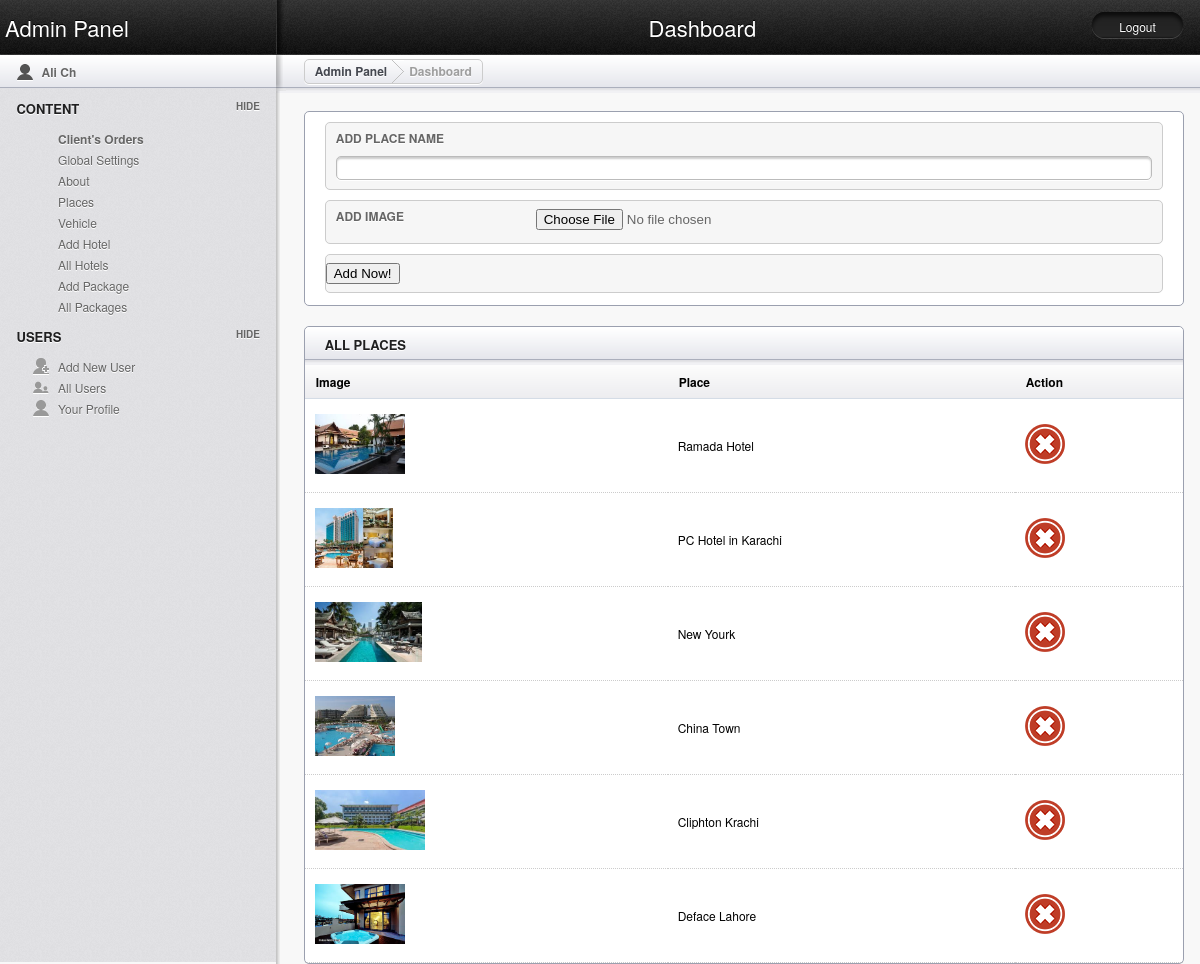
Screenshot of /admin/places.php (signed in) with the database file from the repository.
### tables this page shows
CREATE TABLE `places` (
  `place_id` int(5) NOT NULL,
  `image` varchar(200) NOT NULL,
  `heading` varchar(255) NOT NULL
);

### admin/places.php (the view, shortened to what this page needs)
<?php include_once("header.php"); ?>
<?php include_once("sidebar.php"); ob_start();?>
	<section id="main" class="column">
		<article class="module width_full">
				<div class="module_content">
                <form  method="post" enctype="multipart/form-data">
						<fieldset>
							<label>Add Place Name</label>
							<input type="text" name="cat">
						</fieldset>
                        <fieldset>
							<label>Add Image</label>
							<input type="file" name="image">
						</fieldset>
                         <fieldset>
                        <button type="submit" name="add">Add Now!</button>
                        </fieldset>
						</form>
				</div>
		</article>
		<article class="module width_full">
			<header><h3>All Places</h3></header>
				<div class="tab_container">
			<div id="tab1" class="tab_content">
			<table class="tablesorter" cellspacing="0">
			<thead>
				<tr>
                    <th>Image</th>
    				<th>Place</th>
                    <th>Action</th>
				</tr>
			</thead>
			<tbody>
<?php
	$select_dt=mysql_query("select * from places");
		while($get_dt=mysql_fetch_array($select_dt)){
?>
				<tr>
                    <td><a href="#"><img src="<?php echo "../images/".$get_dt["image"]; ?>" height="60" alt="<?php echo $get_dt["heading"]; ?>"></a></td>
                    <td><?php echo $get_dt["heading"]; ?></td>
    				<td><a href="<?php echo "places.php?del=".$get_dt["place_id"]; ?>"><img src="images/delete.png" alt="delete"></a></td>
				</tr>
              <?php } ?>
			</tbody>
			</table>
			</div>
		</article>
	</section>
</body>
</html>

### admin/css/layout.css (style rules this page uses)
html, div, map, dt, isindex, form, header, aside, section, section, article, footer { display: block; }
html, body { height: 100%; margin: 0; padding: 0; font-family: "Helvetica Neue", Helvetica, Arial, Verdana, sans-serif; background: #F8F8F8; font-size: 12px; }
a:link, a:visited { color: #77BACE; text-decoration: none; }
section#main { width: 77%; min-height: 500px; background: url(../images/sidebar_shadow.png) repeat-y left top; float: left; margin-top: -2px; }
#main h3 { color: #1F1F20; text-transform: uppercase; text-shadow: 0 1px 0 #fff; font-size: 13px; margin: 8px 20px; }
.module { border: 1px solid #9BA0AF; width: 100%; margin: 20px 3% 0 3%; margin-top: 20px; -webkit-border-radius: 5px; -moz-border-radius: 5px; border-radius: 5px; background: #ffffff; }
#main .module header h3 { display: block; width: 90%; float: left; }
.module header { height: 38px; width: 100%; background: #F1F1F4 url(../images/secondary_bar.png) repeat-x; -webkit-border-top-left-radius: 5px; -webkit-border-top-right-radius: 5px; -moz-border-radius-topleft: 5px; -moz-border-radius-topright: 5px; border-top-left-radius: 5px; border-top-right-radius: 5px; }
.module_content { margin: 10px 20px; color: #666; }
.width_full { width: 95%; }
.tablesorter { width: 100%; margin: -5px 0 0 0; }
.tablesorter td { margin: 0; padding: 0; border-bottom: 1px dotted #ccc; }
.tablesorter thead tr { height: 34px; background: url(../images/table_sorter_header.png) repeat-x; text-align: left; text-indent: 10px; cursor: pointer; }
.tablesorter td { padding: 15px 10px; }
fieldset { -webkit-border-radius: 5px; -moz-border-radius: 5px; border-radius: 5px; background: #F6F6F6; border: 1px solid #ccc; padding: 1% 0%; margin: 10px 0; }
fieldset label { display: block; float: left; width: 200px; height: 25px; line-height: 25px; text-shadow: 0 1px 0 #fff; font-weight: bold; padding-left: 10px; margin: -5px 0 5px 0; text-transform: uppercase; }
fieldset input[type=text],fieldset input[type=email],fieldset input[type=password] { -webkit-border-radius: 5px; -moz-border-radius: 5px; border-radius: 5px; border: 1px solid #BBBBBB; height: 20px; color: #666666; -webkit-box-shadow: inset 0 2px 2px #ccc, 0 1px 0 #fff; -moz-box-shadow: inset 0 2px 2px #ccc, 0 1px 0 #fff; box-shadow: inset 0 2px 2px #ccc, 0 1px 0 #fff; padding-left: 10px; background-position: 10px 6px; margin: 0; display: block; float: left; width: 96%; margin: 0 10px; }

### rows the page displays
places: image (picture), heading "Ramada Hotel"
places: image (picture), heading "PC Hotel in Karachi"
places: image (picture), heading "New Yourk"
places: image (picture), heading "China Town"
places: image (picture), heading "Cliphton Krachi"
places: image (picture), heading "Deface Lahore"

### other values shown
$_SESSION['user_name'] "Ali Ch"
